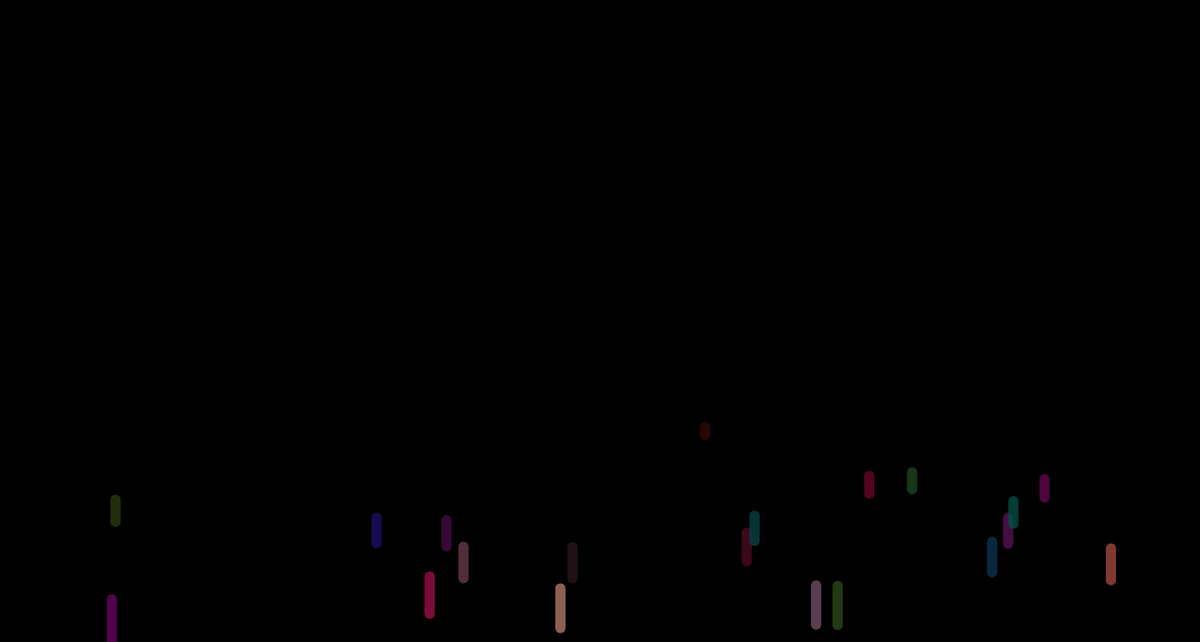
Frame 1 (no input)
Frame 60 (no input): identical to frame 1, image omitted
Frame 120 (the mouse pressed at the canvas centre since frame 60): identical to frame 1, image omitted

The p5.js sketch that drew this single still picture (run headless with seeded random() and noise() and a simulated clock; from frame 60 on, the mouse is pressed at the canvas centre):

// p5.js sketch
// ── sketch.js
// variables: A B
// axiom: A
// rules: (A → AB), (B → A)
var angle;
var axiom = 'F';
var len = 100;
var sentence = axiom;
var weight = 12;
var numTrees = 20;
var forest = [];

var rules = [];
rules[0] = {
    a: 'F',
    b: 'FF+[+F-F-F]-[-F+F+F]'
};

function generate() {
    
    // len *= 0.6;
    weight *= 0.5;
    strokeWeight(weight);
    var nextSentence = "";
    for (var i = 0; i < sentence.length; i++) {
        var current = sentence.charAt(i);
        var found = false;
        for (var j = 0; j < rules.length; j++) {
            if (current == rules[j].a) {
                found = true;
                nextSentence += rules[j].b;
                break;
            }
        }
        if (!found)
            nextSentence += current;
    }
    sentence = nextSentence;
    // createP(sentence);
    renderStars();
    turtle();
}

function turtle() {
    // background(color(2, 0, 10));
    for (var index = 0; index < forest.length; ++index) {
        resetMatrix();
        forest[index].length *= 0.7;
        translate(forest[index].position[0], forest[index].position[1]);
        stroke(forest[index].color, forest[index].alpha);
        strokeWeight(weight);
        for (var i = 0; i < sentence.length; i++) {
            var current = sentence.charAt(i);
            if (current == 'F') {
                // line(0, 0, 0, -len);
                // translate(0, -len);
                // console.log(forest[index].length);
                line(0, 0, 0, -forest[index].length);
                translate(0, -forest[index].length);
            } else if (current == '+') {
                rotate(radians(random(20, 25)));
            } else if (current == '-') {
                rotate(-radians(random(20, 25)));
            } else if (current == '[') {
                push();
            } else if (current == ']') {
                pop();
            }
        }
    }
}

function setup() {
    createCanvas(1400, 750);
    background(0);
    createP(axiom);
    for(var i = 0; i < numTrees; ++i)
    {
        var h = height - random(height / 3);
        forest.push({
            length: map(h, 0.66 * height, height, 10, 70), 
            color: color(random(150), random(0, 100), random(100), map(h, 0.66 * height, height, 150, 250)), 
            position: [random(1) * (width - 200) + 100, h],
        });
    }
    forest.sort(function(a, b){
        return -(a.height - b.height);
    })
    console.log(forest);
    turtle();
    var button = createButton('generate');
    button.mousePressed(generate);
}

function renderStars()
{
    var stars = 100;
    for(var i = 0; i < stars; ++i)
    {
        push();
        resetMatrix();
        noStroke();
        fill(random(200, 250), random(40, 120));
        var r = random(2, 4);
        ellipse(random(width), random(height), r, r);
        pop();
    }
}

function draw()
{
    
}
